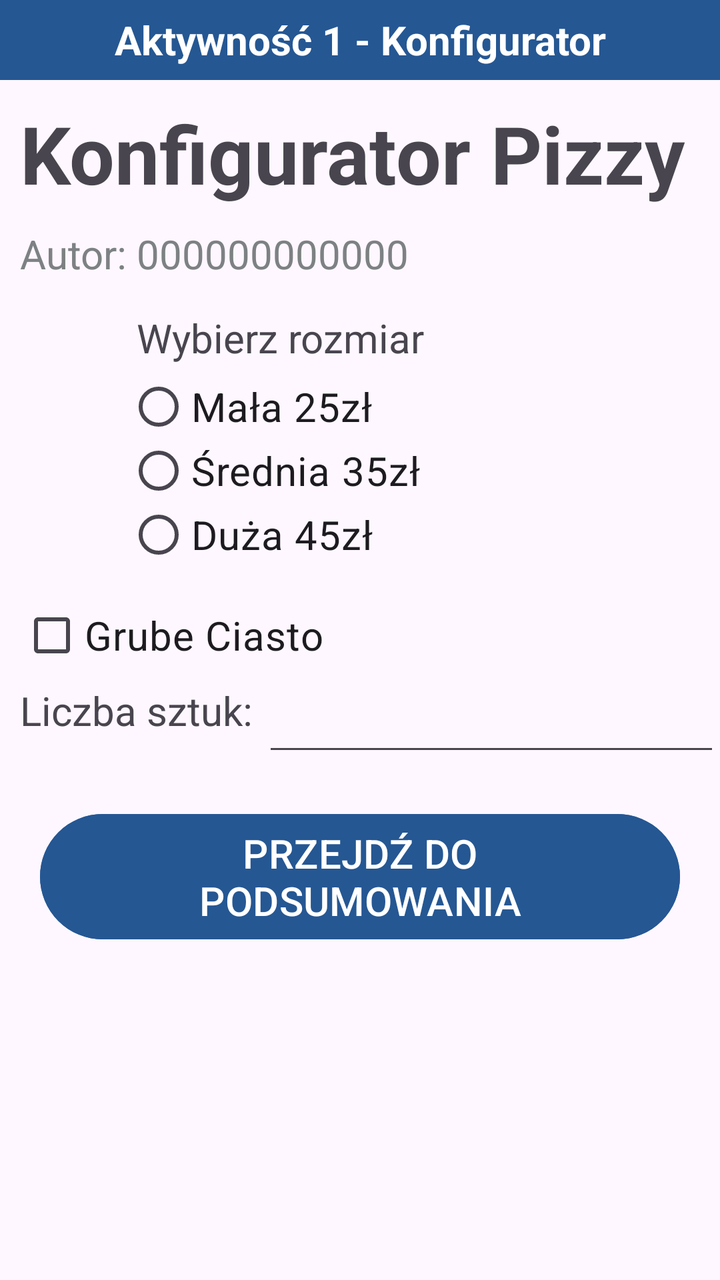
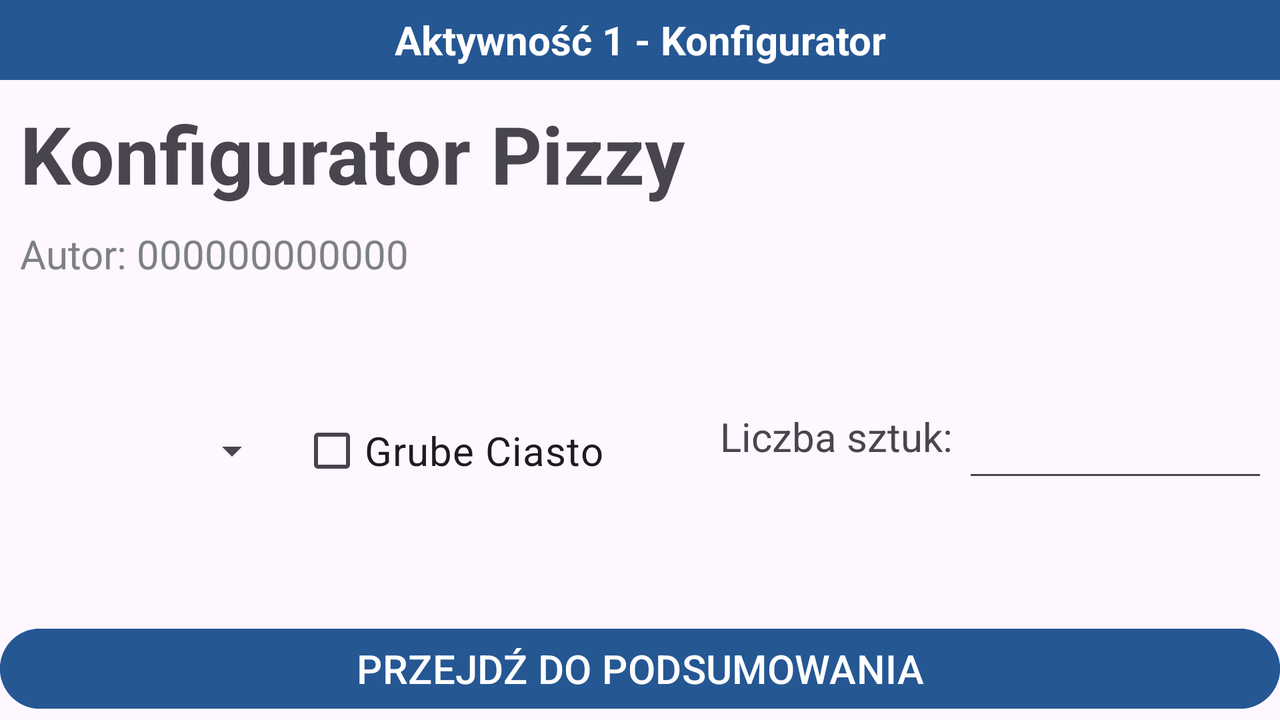

First picture: res/layout/ on a phone held upright. Second picture: the repository's own variant of that layout, on a device whose configuration matches the variant's folder. Source for both follows.
<!-- AndroidManifest.xml: application theme Theme.Egzamin3 -->
<!-- res/layout/activity_main.xml -->
<?xml version="1.0" encoding="utf-8"?>
<LinearLayout xmlns:android="http://schemas.android.com/apk/res/android"
    xmlns:app="http://schemas.android.com/apk/res-auto"
    xmlns:tools="http://schemas.android.com/tools"
    android:id="@+id/main"
    android:layout_width="match_parent"
    android:layout_height="match_parent"
    tools:context=".MainActivity"
    android:orientation="vertical">

    <TextView
        android:layout_width="match_parent"
        android:layout_height="120px"
        android:text="Aktywność 1 - Konfigurator"
        android:textSize="20dp"
        android:textStyle="bold"
        android:gravity="center"
        android:background="#255793"
        android:textColor="@android:color/white"></TextView>
    <TextView
        android:layout_width="wrap_content"
        android:layout_height="wrap_content"
        android:text="Konfigurator Pizzy"
        android:layout_margin="10dp"
        android:textSize="40dp"
        android:textStyle="bold"/>
    <TextView
        android:layout_width="match_parent"
        android:layout_height="wrap_content"
        android:text="Autor: 000000000000"
        android:textSize="20dp"
        android:layout_marginLeft="10dp"
        android:textColor="#7d8183"></TextView>
    <LinearLayout
        android:layout_width="700px"
        android:layout_height="400px"
        android:layout_gravity="center"
        android:layout_margin="10dp"
        android:orientation="vertical">
        <TextView
            android:layout_width="wrap_content"
            android:layout_height="wrap_content"
            android:text="Wybierz rozmiar"
            android:layout_margin="5dp"
            android:textSize="20dp"/>
        <RadioGroup
            android:layout_width="match_parent"
            android:layout_height="wrap_content">
            <RadioButton
                android:id="@+id/s1"
                android:layout_width="wrap_content"
                android:layout_height="32dp"
                android:text="Mała 25zł"
                android:textSize="20dp"></RadioButton>
            <RadioButton
                android:id="@+id/s2"
                android:layout_width="wrap_content"
                android:layout_height="32dp"
                android:text="Średnia 35zł"
                android:textSize="20dp"></RadioButton>
            <RadioButton
                android:id="@+id/s3"
                android:layout_width="wrap_content"
                android:layout_height="32dp"
                android:text="Duża 45zł"
                android:textSize="20dp"></RadioButton>
        </RadioGroup>
    </LinearLayout>
    <CheckBox
        android:id="@+id/thick"
        android:layout_width="match_parent"
        android:layout_height="wrap_content"
        android:text="Grube Ciasto"
        android:textSize="20dp"
        android:layout_marginLeft="10dp">
    </CheckBox>
    <LinearLayout
        android:layout_width="match_parent"
        android:layout_height="wrap_content">
        <TextView
            android:layout_width="wrap_content"
            android:layout_height="match_parent"
            android:text="Liczba sztuk: "
            android:textSize="20dp"
            android:layout_marginLeft="10dp"/>
        <EditText
            android:id="@+id/count"
            android:layout_width="fill_parent"
            android:layout_height="match_parent"
            android:inputType="number">
        </EditText>
    </LinearLayout>
    <Button
        android:id="@+id/Next"
        android:layout_width="match_parent"
        android:layout_height="wrap_content"
        android:layout_margin="20dp"
        android:backgroundTint="#255793"
        android:text="PRZEJDŹ DO PODSUMOWANIA"
        android:textSize="20dp"></Button>

</LinearLayout>
<!-- resources referenced by this layout -->
<resources>
  <style name="Theme.Egzamin3" parent="Base.Theme.Egzamin3" />
  <style name="Base.Theme.Egzamin3" parent="Theme.Material3.DayNight.NoActionBar">
          
          
      </style>
</resources>
<!-- res/layout-land/activity_main.xml (the repository's variant of the layout above) -->
<!-- drawn on the phone turned sideways -->
<?xml version="1.0" encoding="utf-8"?>
<LinearLayout xmlns:android="http://schemas.android.com/apk/res/android"
    xmlns:app="http://schemas.android.com/apk/res-auto"
    xmlns:tools="http://schemas.android.com/tools"
    android:id="@+id/main"
    android:layout_width="match_parent"
    android:layout_height="match_parent"
    tools:context=".MainActivity"
    android:orientation="vertical">

    <TextView
        android:layout_width="match_parent"
        android:layout_height="120px"
        android:text="Aktywność 1 - Konfigurator"
        android:textSize="20dp"
        android:textStyle="bold"
        android:gravity="center"
        android:background="#255793"
        android:textColor="@android:color/white"/>
    <TextView
        android:layout_width="wrap_content"
        android:layout_height="wrap_content"
        android:text="Konfigurator Pizzy"
        android:layout_margin="10dp"
        android:textSize="40dp"
        android:textStyle="bold"/>
    <TextView
        android:layout_width="match_parent"
        android:layout_height="wrap_content"
        android:text="Autor: 000000000000"
        android:textSize="20dp"
        android:layout_marginLeft="10dp"
        android:textColor="#7d8183"></TextView>
    <LinearLayout
        android:layout_width="match_parent"
        android:layout_height="150dp"
        android:layout_gravity="center"
        android:layout_margin="10dp"
        android:orientation="horizontal"
        android:gravity="center">
        <Spinner
            android:id="@+id/spinner1"
            android:layout_width="150dp"
            android:layout_height="wrap_content"
            android:spinnerMode="dropdown"
            android:textSize="20dp"/>

    <CheckBox
        android:id="@+id/thick"
        android:layout_width="200dp"
        android:layout_height="wrap_content"
        android:text="Grube Ciasto"
        android:textSize="20dp"
        android:layout_marginLeft="10dp">
    </CheckBox>
    <LinearLayout
        android:layout_width="300dp"
        android:layout_height="wrap_content">
        <TextView
            android:layout_width="wrap_content"
            android:layout_height="match_parent"
            android:text="Liczba sztuk: "
            android:textSize="20dp"
            android:layout_marginLeft="10dp"/>
        <EditText
            android:id="@+id/count"
            android:layout_width="fill_parent"
            android:layout_height="match_parent"
            android:inputType="number">
        </EditText>
    </LinearLayout>
    </LinearLayout>
    <Button
        android:id="@+id/Next"
        android:layout_width="match_parent"
        android:layout_height="wrap_content"
        android:backgroundTint="#255793"
        android:text="PRZEJDŹ DO PODSUMOWANIA"
        android:textSize="20dp"></Button>

</LinearLayout>
